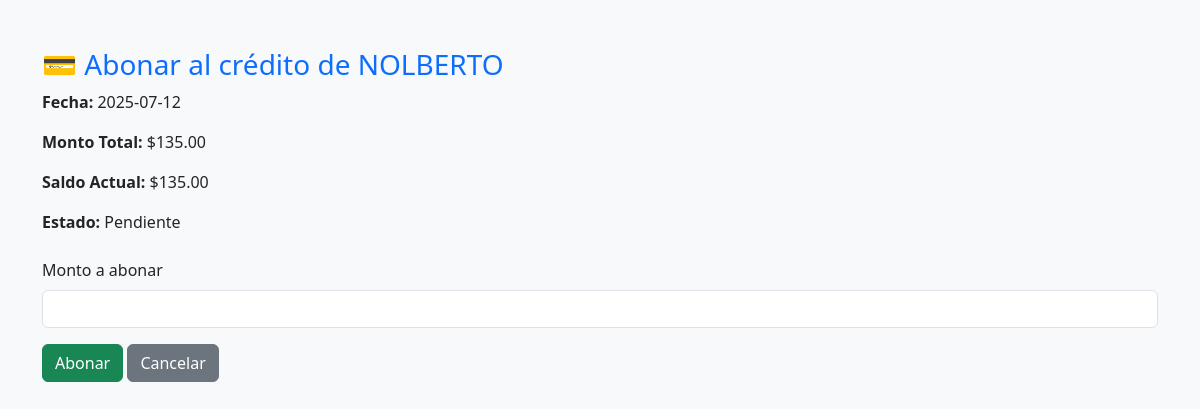
Screenshot of /abono_credito/3 with the database file from the repository.
### tables this page shows
CREATE TABLE creditos (
                    id INTEGER PRIMARY KEY AUTOINCREMENT,
                    fecha TEXT,
                    cliente TEXT,
                    monto_total REAL,
                    saldo REAL,
                    estado TEXT);

### app.py (the view)
@app.route('/abono_credito/<int:id>', methods=['GET', 'POST'])
def abono_credito(id):
    conn = sqlite3.connect('azul.db')
    c = conn.cursor()
    if request.method == 'POST':
        abono = float(request.form['abono'])
        c.execute("SELECT saldo FROM creditos WHERE id = ?", (id,))
        saldo_actual = c.fetchone()[0]
        nuevo_saldo = saldo_actual - abono
        estado = 'Liquidado' if nuevo_saldo <= 0 else 'Pendiente'
        c.execute("UPDATE creditos SET saldo = ?, estado = ? WHERE id = ?", (nuevo_saldo, estado, id))
        conn.commit()
        conn.close()
        return redirect(url_for('ver_creditos'))
    else:
        c.execute("SELECT * FROM creditos WHERE id = ?", (id,))
        credito = c.fetchone()
        conn.close()
        return render_template("abono_credito.html", credito=credito)

### templates/abono_credito.html (shortened to what this page needs)
<!DOCTYPE html>
<html lang="es">
<head>
    <link href="https://cdn.jsdelivr.net/npm/bootstrap@5.3.0/dist/css/bootstrap.min.css" rel="stylesheet">
</head>
<body class="bg-light">
<div class="container mt-5">
    <h3 class="text-primary">💳 Abonar al crédito de {{ credito[2] }}</h3>
    <p><b>Fecha:</b> {{ credito[1] }}</p>
    <p><b>Monto Total:</b> ${{ '%.2f'|format(credito[3]) }}</p>
    <p><b>Saldo Actual:</b> ${{ '%.2f'|format(credito[4]) }}</p>
    <p><b>Estado:</b> {{ credito[5] }}</p>
    <form method="POST" class="mt-4">
        <div class="mb-3">
            <label for="abono" class="form-label">Monto a abonar</label>
            <input type="number" step="0.01" name="abono" id="abono" class="form-control" required>
        </div>
        <button class="btn btn-success">Abonar</button>
        <a href="/creditos" class="btn btn-secondary">Cancelar</a>
    </form>
</div>
</body>
</html>

### rows the page displays
creditos: cliente "NOLBERTO", fecha "2025-07-12", monto_total "135.00", saldo "135.00", estado "Pendiente"
